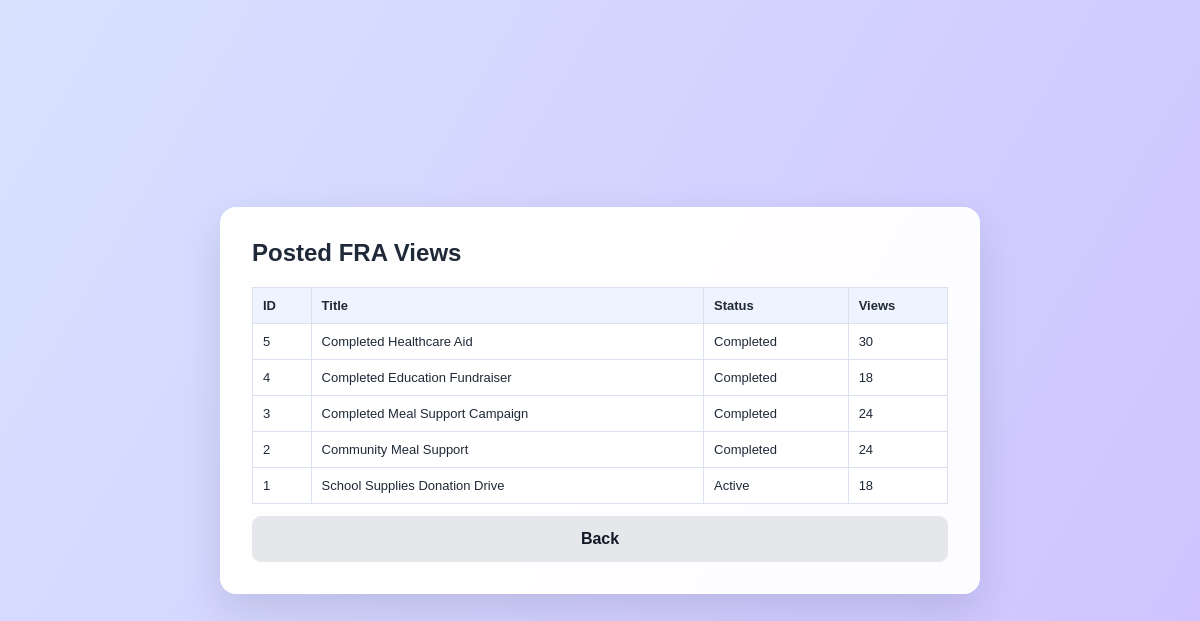
Screenshot of /index.php?page=view_posted_views (signed in) with the database file from the repository.
### tables this page shows
CREATE TABLE fundraising_activities (
    fra_id INT AUTO_INCREMENT PRIMARY KEY,
    fundraiser_id INT NOT NULL,
    title VARCHAR(150) NOT NULL,
    description TEXT NOT NULL,
    goal_amount DECIMAL(10,2) NOT NULL,
    current_amount DECIMAL(10,2) DEFAULT 0.00,
    category VARCHAR(100) NOT NULL,
    status ENUM('Active', 'Disabled', 'Completed') DEFAULT 'Active',
    start_date DATE,
    end_date DATE,
    view_count INT DEFAULT 0,
    shortlist_count INT DEFAULT 0,
    created_at DATETIME DEFAULT CURRENT_TIMESTAMP,
    FOREIGN KEY (fundraiser_id) REFERENCES managed_user_accounts(user_id)
);

### src/fra/entity/FundraisingActivity.php (called while the page is built, shortened)
<?php
require_once __DIR__ . '/../../shared/database/Database.php';
class FundraisingActivity
{
    private PDO $conn;
    public function __construct()
    {
        $database = new Database();
        $this->conn = $database->connect();
    }
    public function getFRAList(int $fundraiserId): array
    {
        $sql = "SELECT
                    fra_id AS fraId,
                    fundraiser_id AS fundraiserId,
                    title,
                    description,
                    goal_amount AS goalAmount,
                    current_amount AS amountRaised,
                    category,
                    status,
                    start_date AS startDate,
                    end_date AS endDate,
                    view_count AS views,
                    shortlist_count AS shortlistCount
                FROM fundraising_activities
                WHERE fundraiser_id = :fundraiserId
                ORDER BY fra_id DESC";
        $stmt = $this->conn->prepare($sql);
        $stmt->bindParam(':fundraiserId', $fundraiserId, PDO::PARAM_INT);
        $stmt->execute();
        return $stmt->fetchAll(PDO::FETCH_ASSOC);
    }
}

### src/shared/database/Database.php (called while the page is built)
<?php
class Database
{
    private string $host = 'localhost';
    private string $database = 'echocare_db';
    private string $username = 'root';
    private string $password = '';
    private ?PDO $conn = null;
    public function connect(): PDO
    {
        if ($this->conn === null) {
            try {
                $this->conn = new PDO(
                    "mysql:host={$this->host};dbname={$this->database};charset=utf8mb4",
                    $this->username,
                    $this->password
                );
                $this->conn->setAttribute(PDO::ATTR_ERRMODE, PDO::ERRMODE_EXCEPTION);
                $this->conn->setAttribute(PDO::ATTR_DEFAULT_FETCH_MODE, PDO::FETCH_ASSOC);
            } catch (PDOException $e) {
                die('Database connection failed: ' . $e->getMessage());
            }
        }
        return $this->conn;
    }
}

### src/fra/controller/ViewPostedViewsController.php (called while the page is built)
<?php
require_once __DIR__ . '/../entity/FundraisingActivity.php';
class ViewPostedViewsController
{
    private FundraisingActivity $fundraisingActivity;
    public function __construct()
    {
        $this->fundraisingActivity = new FundraisingActivity();
    }
    public function getPostedFRAList(int $fundraiserId): array
    {
        return $this->fundraisingActivity->getFRAList($fundraiserId);
    }
}

### src/fra/boundary/ViewPostedViewsUI.php (the view, shortened to what this page needs)
<?php
require_once __DIR__ . '/../controller/ViewPostedViewsController.php';
$controller = new ViewPostedViewsController();
$fraList = $controller->getPostedFRAList($_SESSION['user']['id']);
?>
<!DOCTYPE html>
<html>
<head>
    <link rel="stylesheet" href="/css/style.css">
</head>
<body>
<div class="page-center">
<section class="dashboard-card">
<h1>Posted FRA Views</h1>
<table class="table">
<tr>
    <th>ID</th>
    <th>Title</th>
    <th>Status</th>
    <th>Views</th>
</tr>
<?php foreach ($fraList as $fra): ?>
<tr>
    <td><?= $fra['fraId'] ?></td>
    <td><?= htmlspecialchars($fra['title']) ?></td>
    <td><?= htmlspecialchars($fra['status']) ?></td>
    <td><?= $fra['views'] ?? 0 ?></td>
</tr>
<?php endforeach; ?>
</table>
<a href="/index.php?page=fundraiser_dashboard" class="secondary-btn">Back</a>
</section>
</div>
</body>
</html>

### public/css/style.css (style rules this page uses)
* { box-sizing: border-box; }
body { margin: 0; font-family: Arial, Helvetica, sans-serif; background: #f7f8ff; color: #1f2937; }
body::before { content: ""; position: fixed; inset: 0; background: radial-gradient(circle at 20% 25%, rgba(220, 230, 255, 0.9), transparent 35%), radial-gradient(circle at 80% 35%, rgba(235, 240, 255, 0.9), transparent 38%), linear-gradient(135deg, #ffffff 0%, #eef3ff 45%, #ffffff 100%); z-index: -2; }
body::after { content: ""; position: fixed; inset: 0; background: linear-gradient(155deg, transparent 20%, rgba(205, 218, 250, 0.45) 38%, transparent 58%), linear-gradient(25deg, transparent 25%, rgba(230, 235, 255, 0.8) 48%, transparent 70%); z-index: -1; }
.page-center { min-height: 100vh; display: flex; align-items: center; justify-content: center; padding: 24px; }
h1 { margin: 0 0 8px; font-size: 24px; }
.dashboard-card { width: 760px; background: rgba(255,255,255,0.96); border-radius: 16px; padding: 32px; box-shadow: 0 16px 40px rgba(15, 23, 42, 0.12); }
.table { width: 100%; border-collapse: collapse; margin-top: 20px; background: white; }
.table th, .table td { border: 1px solid #dbe1ef; padding: 10px; font-size: 13px; text-align: left; }
.table th { background: #eef3ff; }
.secondary-btn { display: block; width: 100%; text-align: center; padding: 14px; border-radius: 9px; background: #e5e7eb; color: #111827; text-decoration: none; font-weight: 700; margin-top: 12px; }
body { position: relative; overflow-x: hidden; background: #eef3ff; }
body::before { content: ""; position: fixed; inset: 0; z-index: 0; background: linear-gradient( 120deg, #d8e2ff, #cbb7ff, #f3e8ff, #dbeafe ); background-size: 400% 400%; animation: movingGradient 4s ease infinite; }
.page-center, .app-layout { position: relative; z-index: 1; }

### rows the page displays
fundraising_activities: fra_id "5", title "Completed Healthcare Aid", status "Completed", view_count "30"
fundraising_activities: fra_id "4", title "Completed Education Fundraiser", status "Completed", view_count "18"
fundraising_activities: fra_id "3", title "Completed Meal Support Campaign", status "Completed", view_count "24"
fundraising_activities: fra_id "2", title "Community Meal Support", status "Completed", view_count "24"
fundraising_activities: fra_id "1", title "School Supplies Donation Drive", status "Active", view_count "18"
